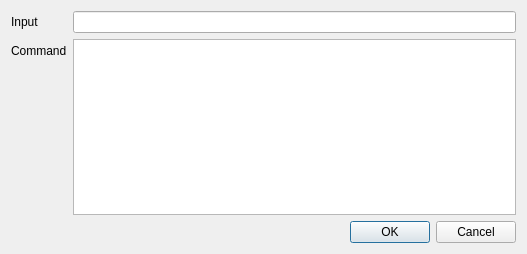
<?xml version="1.0" encoding="UTF-8"?>
<ui version="4.0">
 <class>EditWindow</class>
 <widget class="QDialog" name="EditWindow">
  <property name="geometry">
   <rect>
    <x>0</x>
    <y>0</y>
    <width>527</width>
    <height>254</height>
   </rect>
  </property>
  <property name="windowTitle">
   <string>Dialog</string>
  </property>
  <layout class="QFormLayout" name="formLayout">
   <item row="0" column="0">
    <widget class="QLabel" name="label">
     <property name="text">
      <string>Input</string>
     </property>
    </widget>
   </item>
   <item row="0" column="1">
    <widget class="QLineEdit" name="lineEdit">
     <property name="sizePolicy">
      <sizepolicy hsizetype="Expanding" vsizetype="Fixed">
       <horstretch>1</horstretch>
       <verstretch>0</verstretch>
      </sizepolicy>
     </property>
    </widget>
   </item>
   <item row="1" column="0">
    <widget class="QLabel" name="label_2">
     <property name="text">
      <string>Command</string>
     </property>
    </widget>
   </item>
   <item row="3" column="1">
    <widget class="QDialogButtonBox" name="buttonBox">
     <property name="standardButtons">
      <set>QDialogButtonBox::Cancel|QDialogButtonBox::Ok</set>
     </property>
    </widget>
   </item>
   <item row="1" column="1">
    <widget class="QPlainTextEdit" name="plainTextEdit">
     <property name="sizePolicy">
      <sizepolicy hsizetype="Expanding" vsizetype="Expanding">
       <horstretch>1</horstretch>
       <verstretch>1</verstretch>
      </sizepolicy>
     </property>
     <property name="lineWrapMode">
      <enum>QPlainTextEdit::NoWrap</enum>
     </property>
    </widget>
   </item>
  </layout>
 </widget>
 <resources/>
 <connections/>
</ui>
